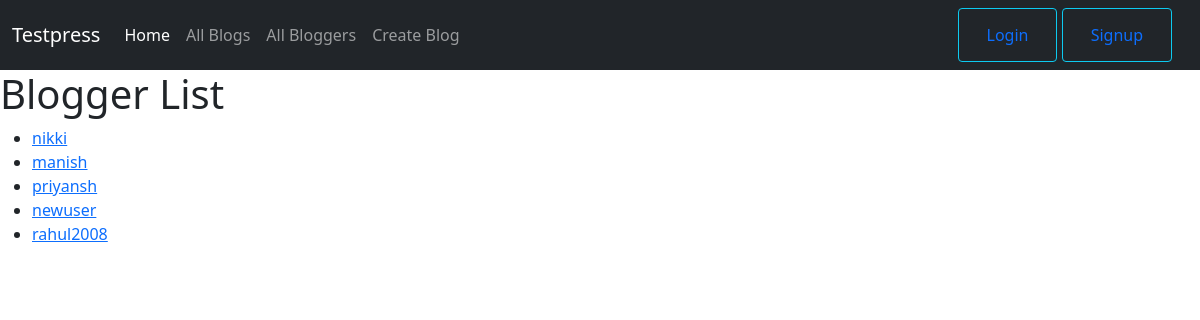
/blog/bloggers/, run on the app's committed database.
### blog/models.py (models this page shows, shortened)
class Blogger(models.Model):
    name = models.OneToOneField(User, on_delete=models.CASCADE, null=True)
    bio_information = models.TextField(max_length=1000, null=True)
    def get_absolute_url(self):
        return reverse('blogger-detail', args=[str(self.id)])

### blog/views.py (the view)
# urls.py: path('bloggers/', views.BloggerListView.as_view(), name='bloggers'),
class BloggerListView(generic.ListView):
    model = Blogger

### blog/templates/blog/blogger_list.html
{% extends "base_generic.html" %}
{% block content %}
<h1>Blogger List</h1>
{% if blogger_list %}
  <ul>
  {% for blogger in blogger_list %}
    <li>
      <a href="{{ blogger.get_absolute_url }}">{{ blogger.name }}</a>
    </li>
  {% endfor %}
 </ul>
{% else %}
  <p>There are no authors available.</p>
{% endif %}
{% endblock %}

### data on the page
Blogger: name "nikki"
Blogger: name "manish"
Blogger: name "priyansh"
Blogger: name "newuser"
Blogger: name "rahul2008"
